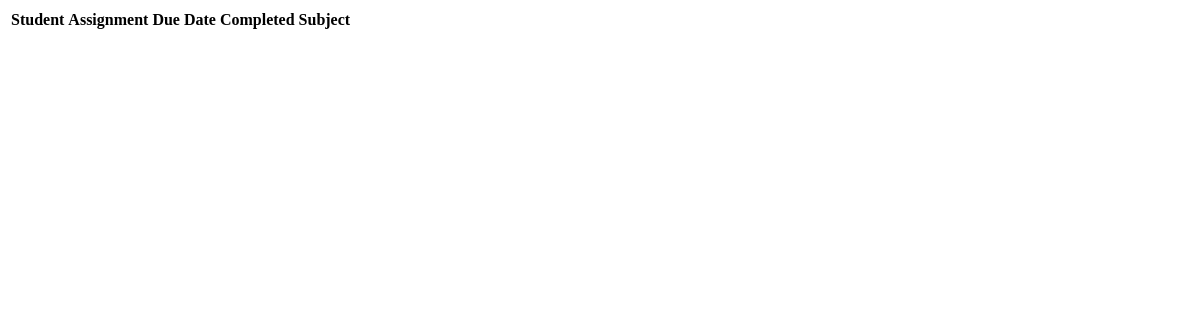
The app's page /, older data.
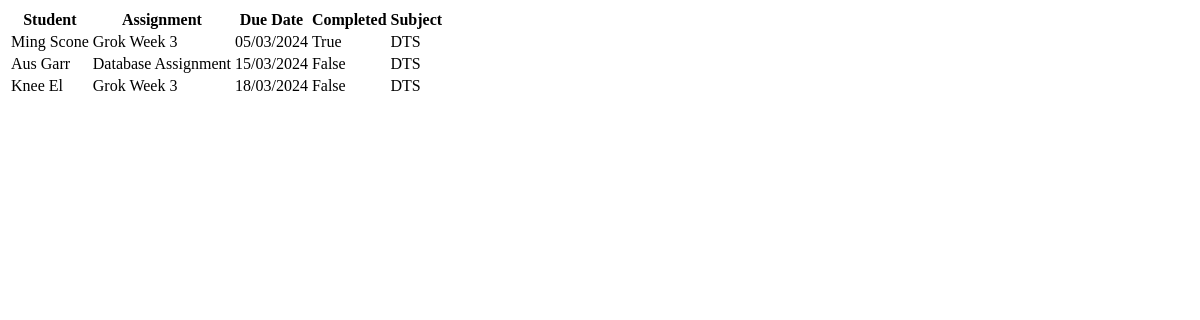
The same page, newer data.
### tables this page shows
CREATE TABLE "assignments"
(
    id         integer
        constraint assignments_pk
            primary key autoincrement,
    student_id integer
        constraint assignments_students_id_fk
            references students,
    work_id    integer
        constraint assignments_work_id_fk
            references works,
    due_date   varchar(20),
    completed  boolean
);

CREATE TABLE "students"
(
    id    integer
        constraint students_pk
            primary key autoincrement,
    fname varchar(40),
    lname varchar(40)
);

CREATE TABLE "works"
(
    id          integer
        constraint works_pk
            primary key autoincrement,
    name        varchar(60),
    description varchar(150)
, subject varchar(20));

### app.py (the view)
@app.route('/')
def render_main():  # put application's code here
    con = create_connection(DATABASE)
    query = "SELECT students.fname, students.lname, works.name, assignments.due_date, assignments.completed, works.subject FROM assignments INNER JOIN students ON assignments.student_id=students.id INNER JOIN works ON assignments.work_id=works.id ORDER BY assignments.due_date"
    cur = con.cursor()
    cur.execute(query)
    assignments_list = cur.fetchall()
    con.close()
    print(assignments_list)
    return render_template('main.html', assignments=assignments_list)

### app.py (called while the page is built)
def create_connection(db_file):
    try:
        connection = sqlite3.connect(db_file)
        return connection
    except sqlite3.Error as e:
        print(e)
    return None

### templates/main.html (shortened to what this page needs)
<!DOCTYPE html>
<html lang="en">
<head>
</head>
<body>
    <table>
        <tr>
            <th>Student</th>
            <th>Assignment</th>
            <th>Due Date</th>
            <th>Completed</th>
            <th>Subject</th>
        </tr>
        {% for assignment in assignments %}
        <tr>
            <td>{{ assignment[0] }} {{ assignment[1] }}</td>
            <td>{{ assignment[2] }}</td>
            <td>{{ assignment[3] }}</td>
            {% if assignment[4] %}
                <td>True</td>
            {% else %}
                <td>False</td>
            {% endif %}
            <td>{{ assignment[5] }}</td>
        </tr>
        {% endfor %}
    </table>
</body>
</html>

Row changes from the older to the newer data that the page shows:
now on this page (row edited): assignments: fname "Ming", lname "Scone", name "Grok Week 3", due_date "05/03/2024", completed "True", subject "DTS"
now on this page (row edited): assignments: fname "Aus", lname "Garr", name "Database Assignment", due_date "15/03/2024", completed "False", subject "DTS"
added assignments: fname "Knee", lname "El", name "Grok Week 3", due_date "18/03/2024", completed "False", subject "DTS"
